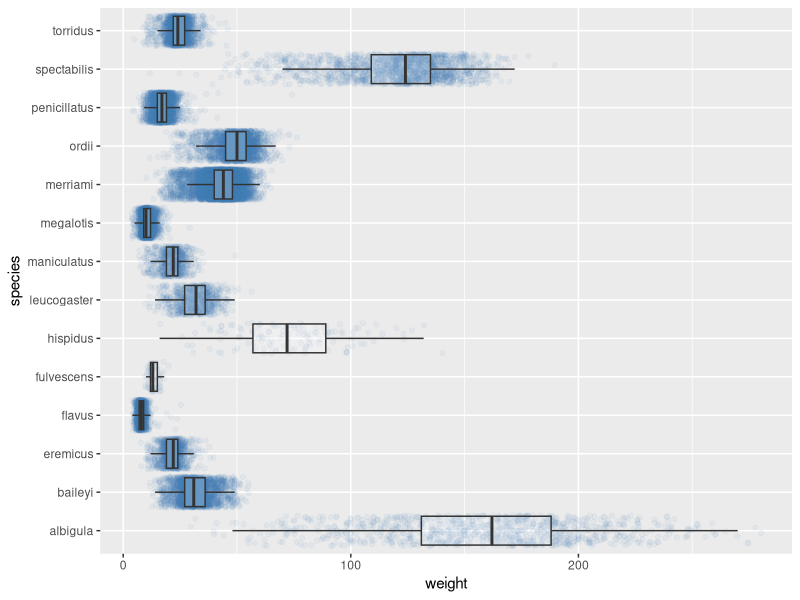

The R script that drew this image:
## ---- chunk 1
library(tidyverse)
library(lubridate)

# fix the file path for your file folder structure
surveys <- read_csv("../lab2/surveys.csv")
## ---- chunk 2
#| eval: true
surveys |> 
  ggplot(mapping = aes(x = weight,
                       y = species)) + 
  geom_jitter(color = "steelblue",
              alpha = 0.05) + 
  geom_boxplot(alpha = 0.2,
               outlier.shape = NA)
